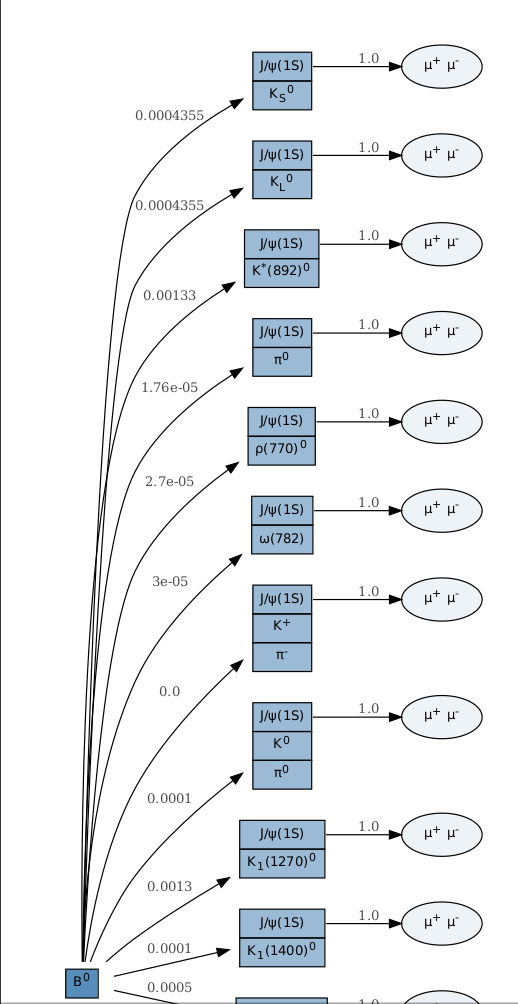
#> input picture AI_Repo/machine_learning/open_cv/images/m1.png, 518 x 1004 px
$ python opencv.py
#> lines starting #> are read from the running program, lines starting #| are printed output that depends on the picture
import cv2
import pathlib
print("Python-openCV API Version:", cv2.__version__)

# Get Path infos
CURRENT_PATH = str(pathlib.Path().resolve())
IMAGE_PATH = CURRENT_PATH + '/images/m1.png'

# Read Image as Colored, gray and unchanged
image_color = cv2.imread(IMAGE_PATH, cv2.IMREAD_COLOR)
#> image_color is the input picture: shape (1004, 518, 3); mean B, G, R 241.6, 239.3, 236.7
image_grayscale = cv2.imread(IMAGE_PATH, cv2.IMREAD_GRAYSCALE)
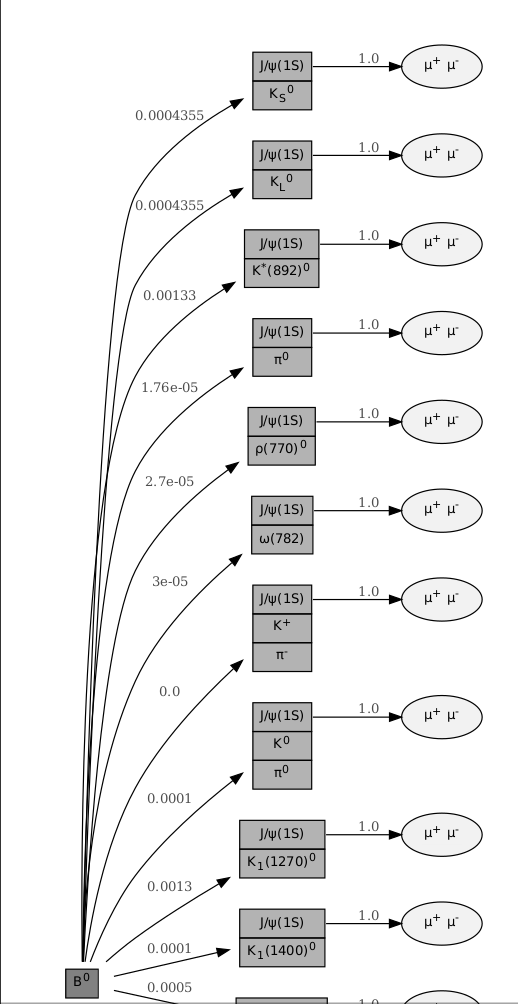
#> image_grayscale: shape (1004, 518); min 0, max 255, mean 238.7
image_unchanged = cv2.imread(IMAGE_PATH, cv2.IMREAD_UNCHANGED)

# Print Path
print("Image Path: ",IMAGE_PATH)

# Height - Width
h, w = image_color.shape[:2]
#> h = 1004; w = 518
print("Height = {},  Width = {}".format(h, w))
#| Height = 1004,  Width = 518

# by passing in 100, 100 for height and width.
(B, G, R) = image_color[100, 100]
#> B = 255; G = 255; R = 255

# Displaying the pixel values
print("R = {}, G = {}, B = {}".format(R, G, B))
#| R = 255, G = 255, B = 255

# We can also pass the channel to extract
# the value for a specific channel
B = image_color[100, 100, 0]
print("B = {}".format(B))
#| B = 255

#Displays image inside a window (For GUI)
cv2.imshow(IMAGE_PATH, image_color)
cv2.imshow(IMAGE_PATH, image_grayscale)
cv2.imshow(IMAGE_PATH, image_unchanged)

# For GUI
cv2.waitKey(0)
cv2.destroyAllWindows()
